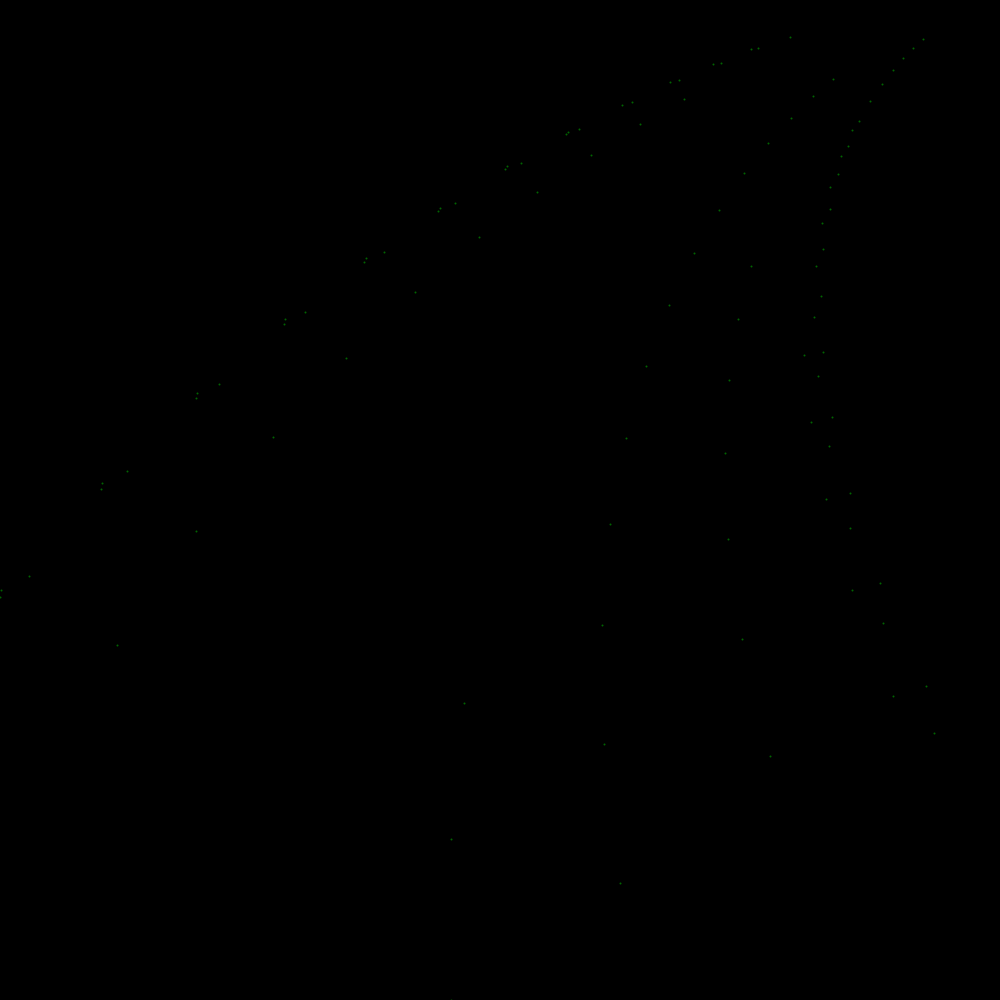
Frame 1 (no input)
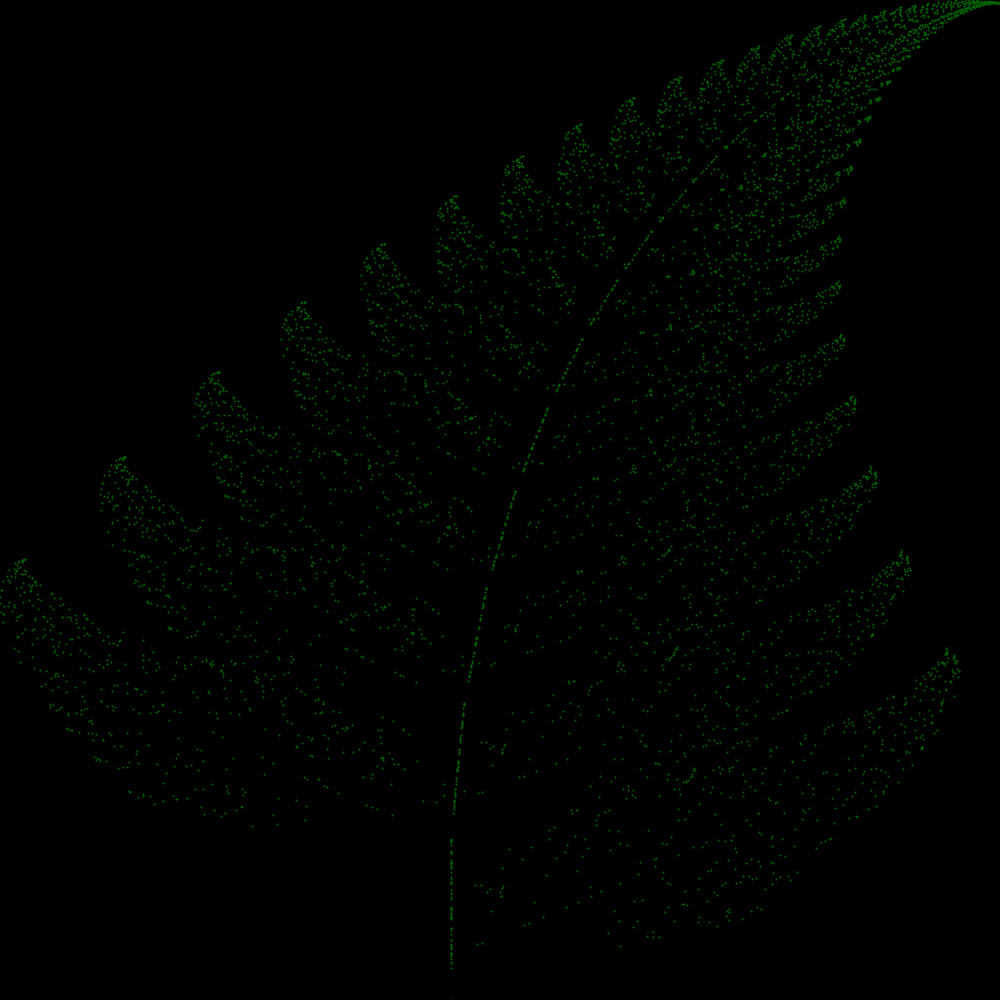
Frame 60 (the mouse pressed at the canvas centre just before this capture)
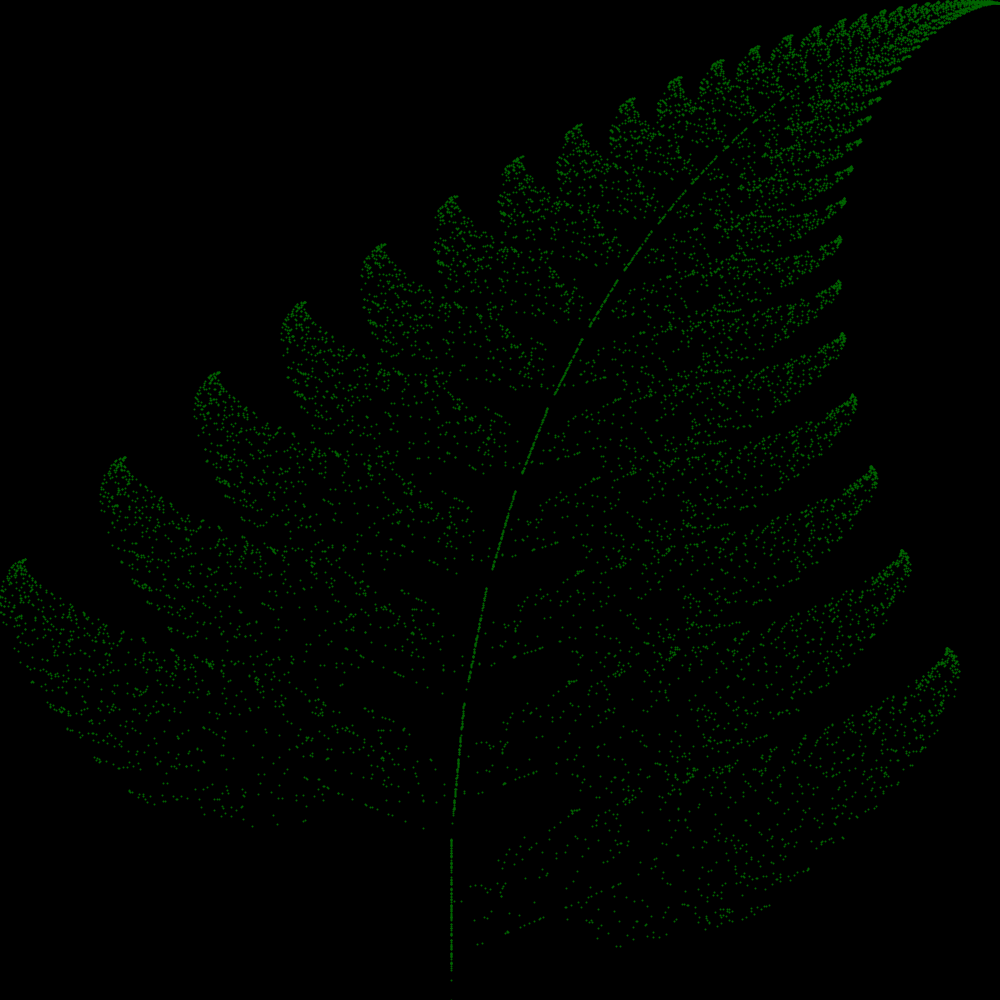
Frame 120 (the mouse held since frame 60 and released just before this capture)

The Processing sketch that drew these frames (run headless with seeded random() and noise(); from frame 60 on, the mouse is pressed at the canvas centre):

// Processing sketch: Barnsley_Fern
// ── Barnsley_Fern.pde
float x=0;
float y=0;
float nextX;
float nextY;
float r;

void setup() {
  size(1000,1000);
  //fullScreen();
  background(0);
}

void draw() {
  for(int i=0; i<100; i++) {
    drawPoint();
    findPoint();
  }
}

void drawPoint() {
  stroke(0,100,0);
  strokeWeight(2);
  float px = map(x,-2.1820,2.6558,0,width);
  float py = map(y,0,9.9983,height,0);
  point(px,py);
}

void findPoint() {
  r=random(1);
  
  if(r<0.01) {
    nextX=  0;
    nextY=  0.16*y;
  }
  else if(r<0.86) {
    nextX=  0.85 * x +  0.04 * y;
    nextY= -0.04 * x +  0.85 * y + 1.6;
  }
  else if(r<0.93) {
    nextX=  0.2  * x + -0.26 * y;
    nextY=  0.23 * x +  0.22 * y + 1.6;
  }
  else {
    nextX= -0.15 * x +  0.28 * y;
    nextY=  0.26 * x +  0.24 * y + 0.44;
  }
  
  x=nextX;
  y=nextY;
}
